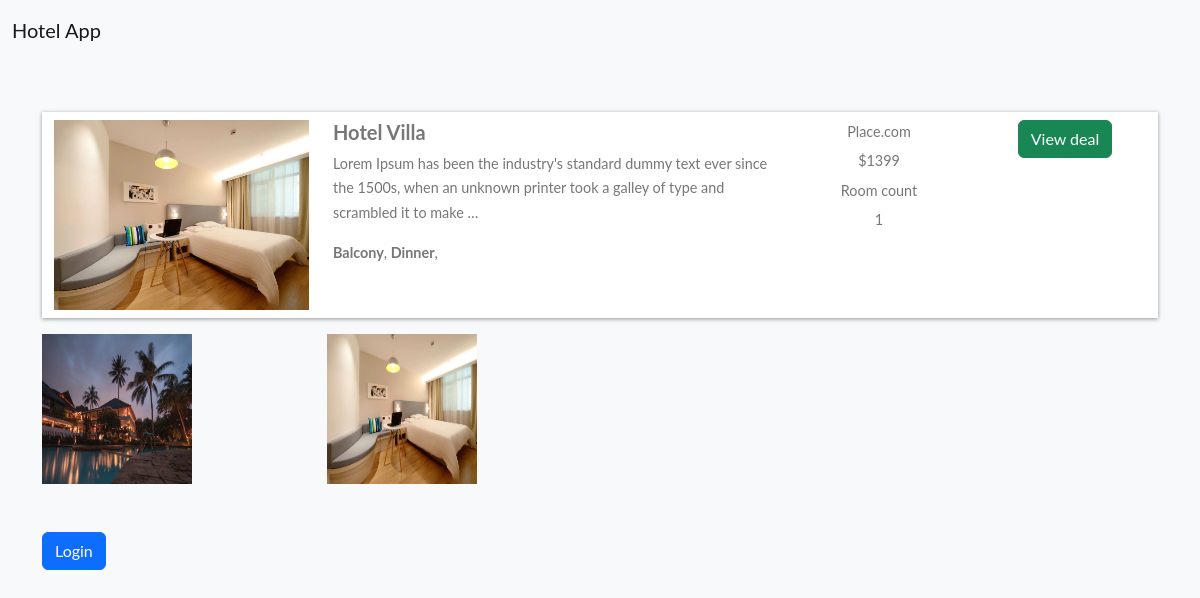
/hotel-detail/d25d5e6f0a09403585171c74890a771d/, run on the app's committed database.
### home/models.py (models this page shows, shortened)
class BaseModel(models.Model):
    uid = models.UUIDField(default=uuid.uuid4   , editable=False , primary_key=True)
    created_at = models.DateField(auto_now_add=True)
    updated_at = models.DateField(auto_now_add=True)
    class Meta:
        abstract = True

class Hotel(BaseModel):
    hotel_name= models.CharField(max_length=100)
    hotel_price = models.IntegerField()
    description = models.TextField()
    amenities = models.ManyToManyField(Amenities)
    room_count = models.IntegerField(default=10)

class HotelImages(BaseModel):
    hotel= models.ForeignKey(Hotel ,related_name="images", on_delete=models.CASCADE)
    images = models.ImageField(upload_to="hotels")

class Amenities(BaseModel):
    amenity_name = models.CharField(max_length=100)

### home/views.py (the view, shortened to what this page needs)
# urls.py: path('hotel-detail/<uid>/' , hotel_detail , name="hotel_detail"),
def hotel_detail(request,uid):
    hotel_obj = Hotel.objects.get(uid = uid)
    return render(request , 'hotel_detail.html' ,{
        'hotels_obj' :hotel_obj
    })

### home/templates/hotel_detail.html
{% extends "base.html" %}
{%  block start %}
<div class="container mt-5 pt-5">
    <div class="row search-card-result">
        <div class="col-md-3">
        <a href="/hotel-detail/{{hotels_obj.uid}}">
            <img class="img-fluid" src="/media/{{hotels_obj.images.first.images}}" alt="Card image cap">
        </a></div>
        <div class="col-md-5">
            <h5>{{hotels_obj.hotel_name}}</h5>
            <p>
                {{hotels_obj.description|truncatechars:150}}
            </p>
            <p>
                {%for amenitie in hotels_obj.amenities.all %}
                <b>{{amenitie.amenity_name}}</b>,
                {% endfor %}
            </p>
        </div>
        <div class="col-md-2 border-left text-center more-offers">
            <p>Place.com</p>
            <p>${{hotels_obj.hotel_price}}</p>
            <p>Room count</p>
            <p>{{hotels_obj.room_count}}</p>
        </div>
        <div class="col-md-2 border-left text-center more-offers">
            <div class="btn btn-success">View deal </div>
        </div>
    </div>
    <div class="row">
        {% for image in hotels_obj.images.all %}
        <div class="col-md-3">
            <img src="/media/{{image.images}}" style="height: 150px ; width:150px">
        </div>
        {% endfor %}
    </div>
    {% if request.user.is_authenticated %}
    <div class="filter-card">
        <h5>Book Hotel</h5>
        {%include "messages.html"%}
        <form method="post">
            {% csrf_token %}
            <div class="row form-group">
                <div class="col-md-12">
                    <label for="mintopay">Check in</label>
                    <p>
                        <input type="date" name="checkin" id="checkin" class="form-control">
                    </p>
                </div>
                <div class="col-md-12">
                    <label for="maxtopay">Check out</label>
                    <p>
                        <input type="date" name="checkout" id="checkout" class="form-control">
                    </p>
                </div>
            </div>
            <div class="row form-group">
                <div class="col-md-12">
                    <input type="submit" class="btn btn-primary btn-block" value="Book">
                </div>
            </div>
        </form>
    </div>
    {% else %}
    <a href="/login/" class="btn btn-primary mt-5 ">Login</a>
    {% endif %}
</div>
{% endblock %}

### home/templates/base.html (style rules this page uses)
body { font-family: "Lato", Arial, sans-serif; font-weight: 400; font-size: 16px; line-height: 1.7; background: #fff; color: #777; }
.search-card-result { box-shadow: 0px 1px 4px rgba(41, 51, 57, 0.5); margin: 1rem 0; padding: 0.5rem 0; background-color: #fff; }
.search-card-result img { height: 190px; }
.search-card-result h5 { font-style: 1.1rem; font-weight: 700; }
.search-card-result p { font-size: 0.9rem; }
.search-card-result .more-offers p { margin-bottom: 0.3rem; }

### data on the page
Hotel: images.first.images (picture), hotel_name "Hotel Villa", description "Lorem Ipsum has been the industry's standard dummy text ever since the 1500s, when an unknown printer took a galley of type and scrambled it to make …", hotel_price "1399", room_count "1"
Amenities: amenity_name "Balcony"
Amenities: amenity_name "Dinner"
HotelImages: images (picture)
HotelImages: images (picture)
